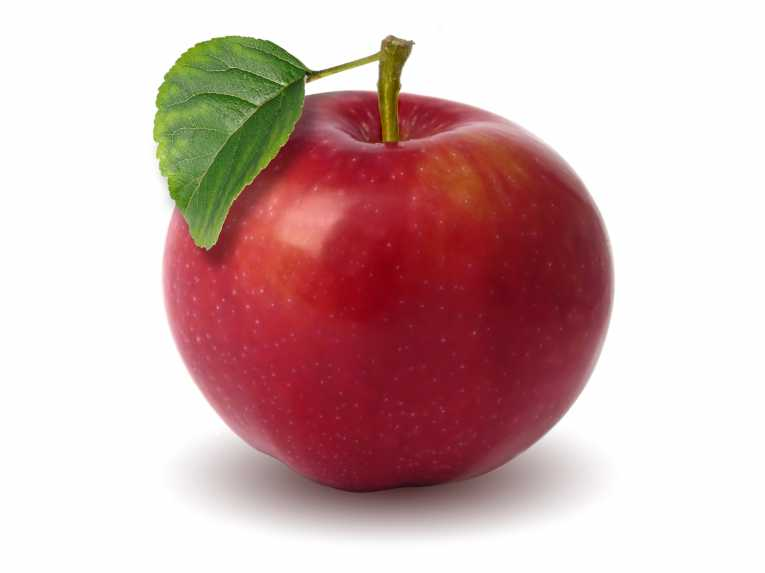
%> input picture Naive_Bayes_Fruit_Classification(Chapter-3)/Image Dataset/apples/1.jpg, 765 x 573 px; its folder holds only this picture in this run
$ octave naive_fruit.m   (GNU Octave 9; MATLAB toolbox functions it lacks are replaced by stand-ins)
%> lines starting %> are read from the running program, lines starting %| are printed output that depends on the picture
### Naive_Bayes_Fruit_Classification(Chapter-3)/source code(matlab)/colorFeatures.m
function colorMoments = colorFeatures(image)
R = double(image(:, :, 1));
G = double(image(:, :, 2));
B = double(image(:, :, 3));
meanR = mean( R(:) );
stdR  = std( R(:) );
sknR = iqr(R(:));
meanG = mean( G(:) );
stdG  = std( G(:) );
sknG = iqr(G(:));
meanB = mean( B(:) );
stdB  = std( B(:) );
sknB = iqr(B(:));

colorMoments = zeros(1, 9);

colorMoments = [meanR stdR sknR meanG stdG sknG meanB stdB sknB];

clear('R','G','B','meanR','stdR','meanG','stdG','meanB','stdB');

end

### Naive_Bayes_Fruit_Classification(Chapter-3)/source code(matlab)/shapeFeatures.m
function inv_moments = shapeFeatures(eta)
% Function to calculate the Hu's moments of interested image region
% Author:   Vishnu Muralidharan
% University of Alabama in Huntsville

% Inputs:   eta: scale-invariant moment matrix of order 3
% Outputs:  inv_moments = array containing 7 invariant Hu's moments
% Reference:  Visual Pattern Recognition by Moment Invariants


%Calculation of various invariant Hu's moments
inv_moments(1) = eta(3,1) + eta(1,3);
inv_moments(2) = (eta(3,1) - eta(1,3))^2 + (4*eta(2,2)^2);
inv_moments(3) = (eta(4,1) - 3*eta(2,3))^2 + (3*eta(3,2) - eta(1,4))^2;
inv_moments(4) = (eta(4,1) + eta(2,3))^2 + (eta(3,1) + eta(1,4))^2;
inv_moments(5) = (eta(4,1) - 3*eta(2,3))*(eta(4,1) + eta(2,3))*((eta(4,1) + eta(2,3))^2 - 3*((eta(3,2) + eta(1,4))^2)) + (3*(eta(3,2) - eta(1,4)))*(eta(3,2) + eta(1,4))*(3*(eta(4,1) + eta(2,3))^2 - (eta(3,2) + eta(1,4))^2);
inv_moments(6) = (eta(3,1) - eta(1,3))*((eta(4,1)+eta(2,3))^2 - (eta(3,2)+ eta(1,4))^2) + 4*eta(2,2)*((eta(4,1) + eta(2,3))*(eta(3,2) + eta(1,4)));
inv_moments(7) = (3*eta(3,2) - eta(1,4))*(eta(4,1) + eta(2,3))*((eta(4,1) + eta(2,3))^2 - 3*(eta(3,2)-eta(1,4))^2) - (eta(4,1) - 3*eta(2,3))*(eta(3,2) + eta(1,4))*(3*(eta(4,1) + eta(2,3))^2 - (eta(3,2) + eta(1,4))^2);

### Naive_Bayes_Fruit_Classification(Chapter-3)/source code(matlab)/naive_fruit.m


apple = 'C:\Users\aviji\OneDrive\Pattern Lab\FIDS30\apples\*.jpg';
mango = 'C:\Users\aviji\OneDrive\Pattern Lab\FIDS30\mangos\*.jpg';
orange = 'C:\Users\aviji\OneDrive\Pattern Lab\FIDS30\oranges\*.jpg';
strawberry = 'C:\Users\aviji\OneDrive\Pattern Lab\FIDS30\strawberries\*.jpg';
banana = 'C:\Users\aviji\OneDrive\Pattern Lab\FIDS30\bananas\*.jpg';

appleD = 'C:\Users\aviji\OneDrive\Pattern Lab\FIDS30\apples\';
mangoD = 'C:\Users\aviji\OneDrive\Pattern Lab\FIDS30\mangos\';
orangeD = 'C:\Users\aviji\OneDrive\Pattern Lab\FIDS30\oranges\';
strawberryD = 'C:\Users\aviji\OneDrive\Pattern Lab\FIDS30\strawberries\';
bananaD = 'C:\Users\aviji\OneDrive\Pattern Lab\FIDS30\bananas\';


features = zeros( 100 , 16);
iter = 1;
for i = 1 : 5

    if i == 1
    imagefiles = dir(apple);
    elseif i == 2
    imagefiles = dir(mango);
    elseif i == 3
    imagefiles = dir(orange);
    elseif i == 4
    imagefiles = dir(strawberry);
    elseif i == 5
    imagefiles = dir(banana);
    end

nfiles = length(imagefiles);

    for j =1:nfiles
       currentfilename = imagefiles(j).name;
       %disp(currentfilename);
        if i == 1
        currentfilename = strcat(appleD ,currentfilename);
        elseif i == 2
        currentfilename = strcat(mangoD ,currentfilename);
        elseif i == 3
        currentfilename = strcat(orangeD ,currentfilename);
        elseif i == 4
        currentfilename = strcat(strawberryD ,currentfilename);
        elseif i == 5
        currentfilename = strcat(bananaD ,currentfilename);
        end

       im = imread(currentfilename);
%> im is the input picture: size 573x765x3 uint8; mean R, G, B 210.1, 178.2, 177.3

       hello = imresize(im,[100,100]);
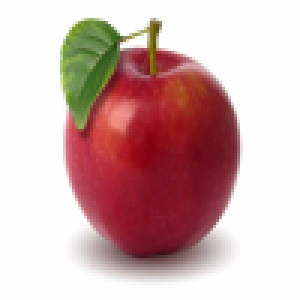
%> hello: size 100x100x3 uint8 (shown 3 times larger); mean R, G, B 210.1, 178.2, 177.3
       currentimage = double(hello);
       %disp(size(currentimage));
       color_feature = colorFeatures(hello);
%> in colorFeatures, `R = double(image(:, :, 1));`:
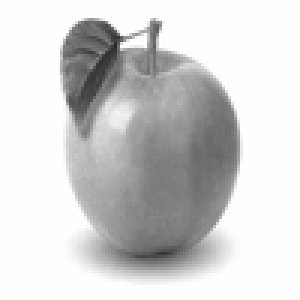
%> R: size 100x100 double (shown 3 times larger); min 41, max 255, mean 210.1
%> in colorFeatures, `G = double(image(:, :, 2));`:
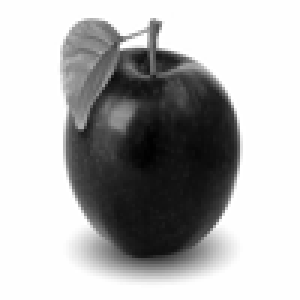
%> G: size 100x100 double (shown 3 times larger); min 1, max 255, mean 178.2
%> in colorFeatures, `B = double(image(:, :, 3));`:
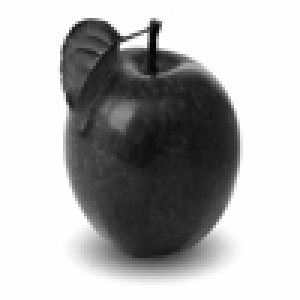
%> B: size 100x100 double (shown 3 times larger); min 0, max 255, mean 177.3
%> in colorFeatures, `meanR = mean( R(:) );`: meanR = 210.1
%> in colorFeatures, `stdR  = std( R(:) );`: stdR = 56.97
%> in colorFeatures, `sknR = iqr(R(:));`: sknR = 97
%> in colorFeatures, `meanG = mean( G(:) );`: meanG = 178.2
%> in colorFeatures, `stdG  = std( G(:) );`: stdG = 97.02
%> in colorFeatures, `sknG = iqr(G(:));`: sknG = 186
%> in colorFeatures, `meanB = mean( B(:) );`: meanB = 177.3
%> in colorFeatures, `stdB  = std( B(:) );`: stdB = 95.78
%> in colorFeatures, `sknB = iqr(B(:));`: sknB = 192
%> in colorFeatures, `colorMoments = [meanR stdR sknR meanG stdG sknG meanB stdB sknB];`: colorMoments = [210.1 56.97 97 178.2 97.02 186 177.3 95.78 192]
%> color_feature = [210.1 56.97 97 178.2 97.02 186 177.3 95.78 192]
       shape_feature = shapeFeatures(hello);
%> shape_feature = [255 255 1 255 0 255 255]
       features(iter, :) = [color_feature shape_feature];
       iter = iter + 1;
    end

end

train_feature_a = zeros(16, 2);
train_feature_b = zeros(16, 2);
train_feature_s = zeros(16, 2);
train_feature_m = zeros(16, 2);
train_feature_o = zeros(16, 2);


for i = 1 : 16

train_feature_a(i,1) = mean(features(1:20, i));
train_feature_a(i,2) = std(features(1:20, i));


% a m o s b
train_feature_m(i,1) = mean(features(21:40, i));
train_feature_m(i,2) = std(features(21:40, i));

train_feature_o(i,1) = mean(features(41:60, i));
train_feature_o(i,2) = std(features(41:60, i));

train_feature_s(i,1) = mean(features(61:80, i));
train_feature_s(i,2) = std(features(61:80, i));

train_feature_b(i,1) = mean(features(81:100, i));
train_feature_b(i,2) = std(features(81:100, i));

end


testD = 'C:\Users\aviji\OneDrive\Pattern Lab\FIDS30\test_data\*.jpg';
test = 'C:\Users\aviji\OneDrive\Pattern Lab\FIDS30\test_data\';
imagefiles = dir(testD);
nfiles = length(imagefiles);
test_feature = zeros(nfiles, 16);
    for j =1:nfiles
       currentfilename = imagefiles(j).name;
       %disp(currentfilename);
       currentfilename = strcat(test ,currentfilename);
       disp(currentfilename);
       im = imread(currentfilename);

       hello = imresize(im,[100,100]);
       currentimage = double(hello);
       %disp(size(currentimage));
       color_feature = colorFeatures(hello);
       shape_feature = shapeFeatures(hello);
       test_feature(j , :) = [color_feature shape_feature];

    end


for f=1 : nfiles

    disp(imagefiles(f).name);
    pxA = 1;
    pxM = 1;
    pxO = 1;
    pxS = 1;
    pxB = 1;

    for i = 1 : 16


        pd_kernel = fitdist(features(1:20, i), 'kernel', 'kernel', 'triangle');
        a_pdf = pdf(pd_kernel,test_feature(f,i));
        pxA = pxA + a_pdf;


        pd_kernel = fitdist(features(21:40, i), 'kernel', 'kernel', 'triangle');
        m_pdf = pdf(pd_kernel,test_feature(f,i));
        pxM = pxM + m_pdf;


        pd_kernel = fitdist(features(41:60, i), 'kernel', 'kernel', 'triangle');
        o_pdf = pdf(pd_kernel,test_feature(f,i));
        pxO = pxO + o_pdf;


        pd_kernel = fitdist(features(61:80, i), 'kernel', 'kernel', 'triangle');
        s_pdf = pdf(pd_kernel,test_feature(f,i));
        pxS = pxS + s_pdf;


        pd_kernel = fitdist(features(81:100, i), 'kernel', 'kernel', 'triangle');
        b_pdf = pdf(pd_kernel,test_feature(f,i));
        pxB = pxB + b_pdf;

    end

    px = 0.2 * (pxA + pxM + pxO + pxS + pxB);

    pA = ((0.2 * pxA) / px);
    pM = ((0.2 * pxM) / px);
    pO = ((0.2 * pxO) / px);
    pS = ((0.2 * pxS) / px);
    pB = ((0.2 * pxB) / px);

    p = [pA pM pO pS pB];
    disp('Apple Mango Orange Strawberry Banana');
    disp(p);
end
